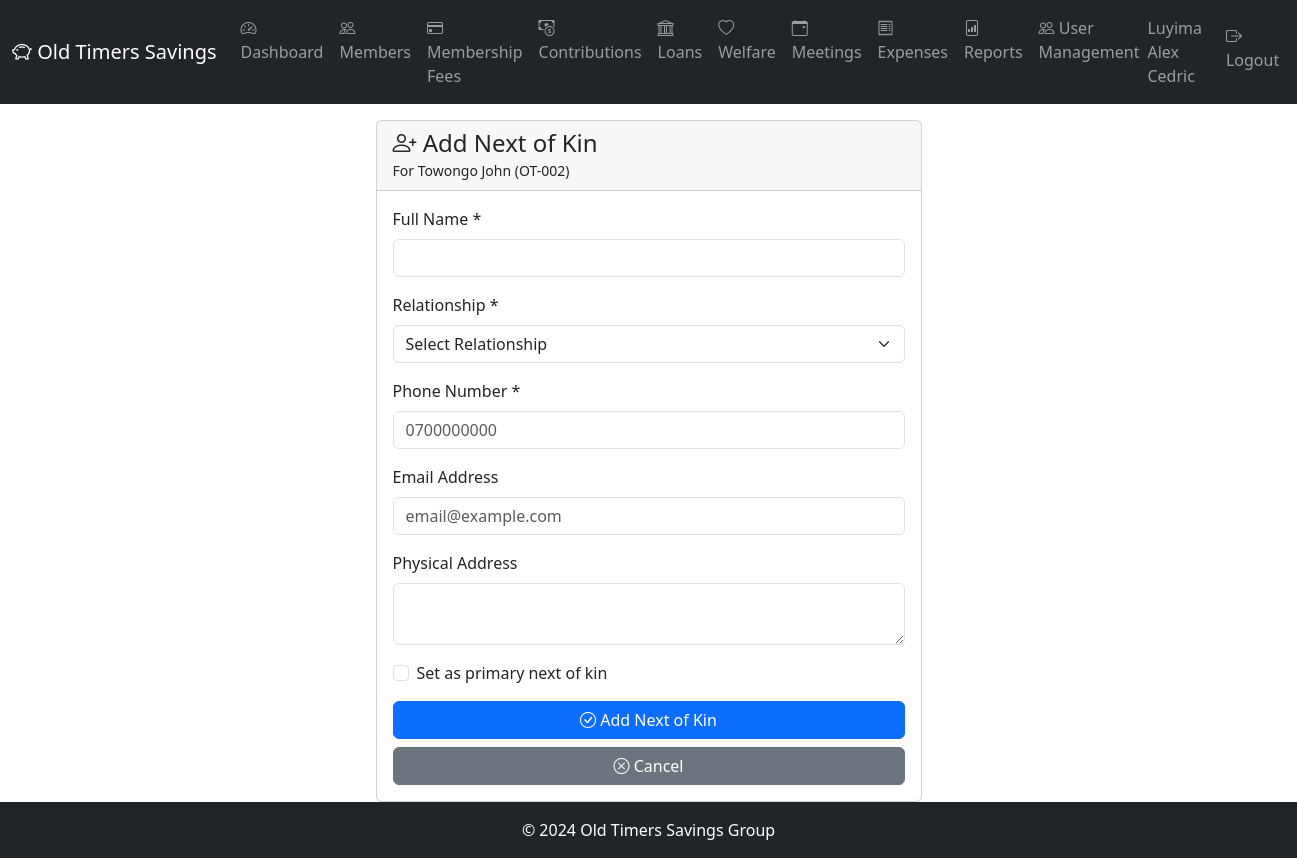
Page /members/2/add-next-of-kin (signed in) on the committed database.
### app/models/member.py (models this page shows, shortened)
class Member(db.Model):
    __tablename__ = 'members'
    id = db.Column(db.Integer, primary_key=True)
    member_number = db.Column(db.String(10), unique=True, nullable=False)  # OT-001
    full_name = db.Column(db.String(100), nullable=False)
    national_id = db.Column(db.String(20), unique=True)
    date_of_birth = db.Column(db.Date)
    gender = db.Column(db.String(10))  # Male, Female
    phone_primary = db.Column(db.String(20), nullable=False)
    phone_secondary = db.Column(db.String(20))
    email = db.Column(db.String(100))
    physical_address = db.Column(db.Text)
    occupation = db.Column(db.String(100))
    date_joined = db.Column(db.Date, nullable=False)
    membership_fee_paid = db.Column(db.Boolean, default=False)
    membership_fee_date = db.Column(db.Date)
    membership_fee_receipt = db.Column(db.String(20))
    status = db.Column(db.String(20), default='Active')  # Active, Inactive, Suspended, Expelled, Deceased
    total_contributed = db.Column(db.Numeric(15, 2), default=0.00)
    consecutive_months_paid = db.Column(db.Integer, default=0)
    last_contribution_date = db.Column(db.Date)
    qualified_for_benefits = db.Column(db.Boolean, default=False)
    suspension_date = db.Column(db.Date)
    expulsion_date = db.Column(db.Date)
    expulsion_reason = db.Column(db.Text)
    refund_amount = db.Column(db.Numeric(15, 2))
    refund_paid = db.Column(db.Boolean, default=False)
    created_at = db.Column(db.DateTime, default=datetime.utcnow)
    updated_at = db.Column(db.DateTime, default=datetime.utcnow, onupdate=datetime.utcnow)
    created_by = db.Column(db.Integer)
    next_of_kin = db.relationship('NextOfKin', backref='member', lazy='dynamic', cascade='all, delete-orphan')
    contributions = db.relationship('Contribution', backref='member', lazy='dynamic')
    welfare_requests = db.relationship('WelfareRequest', backref='member', lazy='dynamic')
    loans = db.relationship('Loan', backref='member', lazy='dynamic', foreign_keys='Loan.member_id')
    loans_guaranteed1 = db.relationship('Loan', foreign_keys='Loan.guarantor1_id', lazy='dynamic')
    loans_guaranteed2 = db.relationship('Loan', foreign_keys='Loan.guarantor2_id', lazy='dynamic')

### app/routes/members.py (the view, shortened to what this page needs)
@members.route('/<int:id>/add-next-of-kin', methods=['GET', 'POST'])
@login_required
@executive_required
def add_next_of_kin(id):
    member = Member.query.get_or_404(id)
    return render_template('members/add_next_of_kin.html', member=member)

### app/models/user.py (called while the page is built)
@login_manager.user_loader
def load_user(user_id):
    return User.query.get(int(user_id))

    def is_super_admin(self):
        return self.role == 'SuperAdmin'

    def is_executive(self):
        return self.role == 'Executive'

### app/templates/members/add_next_of_kin.html (shortened to what this page needs)
{% extends "base.html" %}
{% block content %}
<div class="container">
    <div class="row justify-content-center">
        <div class="col-md-6">
            <div class="card">
                <div class="card-header">
                    <h4 class="mb-0"><i class="bi bi-person-plus"></i> Add Next of Kin</h4>
                    <small>For {{ member.full_name }} ({{ member.member_number }})</small>
                </div>
                <div class="card-body">
                    <form method="POST" action="{{ url_for('members.add_next_of_kin', id=member.id) }}">
                        <div class="mb-3">
                            <label for="full_name" class="form-label">Full Name *</label>
                            <input type="text" class="form-control" id="full_name" name="full_name" required>
                        </div>
                        <div class="mb-3">
                            <label for="relationship" class="form-label">Relationship *</label>
                            <select class="form-select" id="relationship" name="relationship" required>
                                <option value="">Select Relationship</option>
                            </select>
                        </div>
                        <div class="mb-3">
                            <label for="phone" class="form-label">Phone Number *</label>
                            <input type="tel" class="form-control" id="phone" name="phone"
                                   placeholder="0700000000" required>
                        </div>
                        <div class="mb-3">
                            <label for="email" class="form-label">Email Address</label>
                            <input type="email" class="form-control" id="email" name="email"
                                   placeholder="email@example.com">
                        </div>
                        <div class="mb-3">
                            <label for="physical_address" class="form-label">Physical Address</label>
                            <textarea class="form-control" id="physical_address" name="physical_address"
                                      rows="2"></textarea>
                        </div>
                        <div class="mb-3 form-check">
                            <input type="checkbox" class="form-check-input" id="is_primary" name="is_primary">
                            <label class="form-check-label" for="is_primary">
                                Set as primary next of kin
                            </label>
                        </div>
                        <div class="d-grid gap-2">
                            <button type="submit" class="btn btn-primary">
                                <i class="bi bi-check-circle"></i> Add Next of Kin
                            </button>
                            <a href="{{ url_for('members.view_member', id=member.id) }}" class="btn btn-secondary">
                                <i class="bi bi-x-circle"></i> Cancel
                            </a>
                        </div>
                    </form>
                </div>
            </div>
        </div>
    </div>
</div>
{% endblock %}

### app/templates/base.html (shortened to what this page needs)
<!DOCTYPE html>
<html lang="en">
<head>
    <link href="https://cdn.jsdelivr.net/npm/bootstrap@5.3.0/dist/css/bootstrap.min.css" rel="stylesheet">
    <link rel="stylesheet" href="https://cdn.jsdelivr.net/npm/bootstrap-icons@1.10.0/font/bootstrap-icons.css">
</head>
<body>
    {% if current_user.is_authenticated %}
    <nav class="navbar navbar-expand-lg navbar-dark bg-dark">
        <div class="container-fluid">
            <a class="navbar-brand" href="{{ url_for('main.dashboard') }}">
                <i class="bi bi-piggy-bank"></i> Old Timers Savings
            </a>
            <div class="collapse navbar-collapse">
                <ul class="navbar-nav me-auto">
                    <li class="nav-item">
                        <a class="nav-link" href="{{ url_for('main.dashboard') }}">
                            <i class="bi bi-speedometer2"></i> Dashboard
                        </a>
                    </li>
                    {% if current_user.is_super_admin() or current_user.is_executive() or current_user.is_auditor() %}
                    <li class="nav-item">
                        <a class="nav-link" href="{{ url_for('members.list_members') }}">
                            <i class="bi bi-people"></i> Members
                        </a>
                    </li>
                    <li class="nav-item">
                        <a class="nav-link" href="{{ url_for('membership_fees.list_members') }}">
                            <i class="bi bi-credit-card"></i> Membership Fees
                        </a>
                    </li>
                    <li class="nav-item">
                        <a class="nav-link" href="{{ url_for('contributions.list_contributions') }}">
                            <i class="bi bi-cash-coin"></i> Contributions
                        </a>
                    </li>
                    <li class="nav-item">
                        <a class="nav-link" href="{{ url_for('loans.list_loans') }}">
                            <i class="bi bi-bank"></i> Loans
                        </a>
                    </li>
                    <li class="nav-item">
                        <a class="nav-link" href="{{ url_for('welfare.list_requests') }}">
                            <i class="bi bi-heart"></i> Welfare
                        </a>
                    </li>
                    <li class="nav-item">
                        <a class="nav-link" href="{{ url_for('meetings.list_meetings') }}">
                            <i class="bi bi-calendar-event"></i> Meetings
                        </a>
                    </li>
                    <li class="nav-item">
                        <a class="nav-link" href="{{ url_for('expenses.list_expenses') }}">
                            <i class="bi bi-receipt"></i> Expenses
                        </a>
                    </li>
                    {% endif %}
                    <li class="nav-item">
                        <a class="nav-link" href="{{ url_for('reports.reports_index') }}">
                            <i class="bi bi-file-bar-graph"></i> Reports
                        </a>
                    </li>
                    {% if current_user.is_super_admin() %}
                    <li class="nav-item">
                        <a class="nav-link" href="{{ url_for('users.list_users') }}">
                            <i class="bi bi-people"></i> User Management
                        </a>
                    </li>
                    {% endif %}
                </ul>
                <ul class="navbar-nav ms-auto">
                    <li class="nav-item">
                        <span class="navbar-text me-3">
                            {{ current_user.member.full_name }}
                        </span>
                    </li>
                    <li class="nav-item">
                        <a class="nav-link" href="{{ url_for('auth.logout') }}">
                            <i class="bi bi-box-arrow-right"></i> Logout
                        </a>
                    </li>
                </ul>
            </div>
        </div>
    </nav>
    {% endif %}
    <main>
        {% block content %}{% endblock %}
    </main>
    <footer class="bg-dark text-white text-center py-3 mt-auto">
        <p class="mb-0">&copy; 2024 Old Timers Savings Group</p>
    </footer>
</body>
</html>

### app/templates/base.html (style rules this page uses)
body { min-height: 100vh; display: flex; flex-direction: column; }
main { flex: 1; }

### rows in the picture
Member: member.full_name "Luyima Alex Cedric"
Member: full_name "Towongo John", member_number "OT-002"
